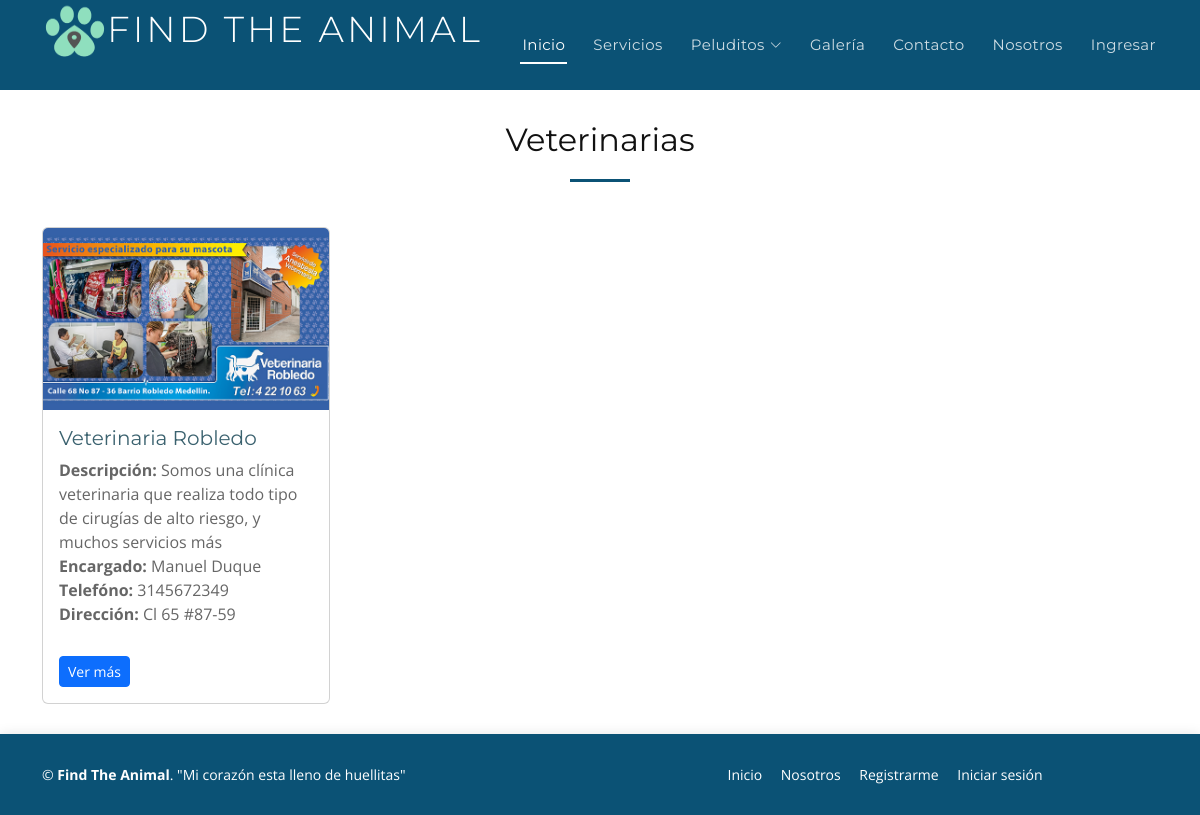
/Vista/veterinarias.php, run on the app's committed database.
### tables this page shows
CREATE TABLE `empresa` (
  `Idempresa` bigint(14) NOT NULL,
  `Descriempresa` varchar(300) NOT NULL,
  `Direcempre` varchar(50) NOT NULL,
  `Fotoempre` varchar(50) NOT NULL,
  `Encargadoempre` varchar(50) NOT NULL,
  `Telefonoempre` varchar(13) NOT NULL,
  `Correoempre` varchar(50) NOT NULL,
  `Contraseñaempre` varchar(50) NOT NULL,
  `IdTiempre` int(11) NOT NULL,
  `Nombrempre` varchar(50) NOT NULL
);

### Vista/veterinarias.php (the view)
<?php
include('Menu.php');
?>
  <section class="container mt-5">
  <div class="row mt-5">
  <div class="section-header" style="margin-top: 25px">
          <h3 class="section-title">Veterinarias</h3>
          <span class="section-divider"></span>
        </div>
      <?php
                    include( '../Controlador/conex.php');
                    $Consulta="SELECT Idempresa, Nombrempre, Descriempresa, Direcempre, Fotoempre, Encargadoempre, Telefonoempre, Correoempre, Contraseñaempre, tipoempresa.DescriTiempre FROM empresa
                    INNER JOIN tipoempresa ON empresa.IdTiempre = tipoempresa.IdTiempre WHERE empresa.Idtiempre = 2; ";
                    $Tour=$conexion->query($Consulta);
                    while ($row=$Tour->fetch_row()){
                   ?>
           <div class="col-md-4 col-sm-12">
            <div class="card" style="width: 18rem; margin-top: 25px">
            <img src="App/Admon/img/<?php echo ''.$row[4].''; ?>" class="card-img-top" alt="...">
            <div class="card-body">
                <h5 class="card-title" style="color: #3b626f;"><?php echo ''.$row[1].''; ?></h5>
                <p class="card-text card-text1">
                <b>Descripción: </b><?php echo ''.$row[2].''; ?><br>
                <b>Encargado: </b><?php echo ''.$row[5].''; ?><br>
                <b>Telefóno: </b><?php echo ''.$row[6].''; ?><br>
                <b>Dirección: </b><?php echo ''.$row[3].''; ?><br>
                </p>
                <a href="#" class="btn btn-primary btn-sm">Ver más</a>
            </div>
            </div>
         </div>
         <?php } ?>
  </div>
</section>
<footer id="footer" style="background-color: #0b5275; margin-top: 30px;">
    <div class="container">
      <div class="row">
        <div class="col-lg-6 text-lg-start text-center">
          <div class="copyright" style="color: white;">
            &copy; <strong>Find The Animal</strong>. "Mi corazón esta lleno de huellitas"
          </div>
        </div>
        <div class="col-lg-6">
          <nav class="footer-links text-lg-right text-center pt-2 pt-lg-0">
            <a href="index.php" class="scrollto" style="color: white;">Inicio</a>
            <a href="index.php#about" class="scrollto" style="color: white;">Nosotros</a>
            <a href="registrate.php" style="color: white;">Registrarme</a>
            <a href="Iniciarsesion.php" style="color: white;">Iniciar sesión</a>
          </nav>
        </div>
      </div>
    </div>
  </footer>
</body>
</html>

### Vista/assets/css/style.css (style rules this page uses)
body { background: #fff; color: #666666; font-family: "Open Sans", sans-serif; overflow-x: hidden; }
a { color: #0b5275; text-decoration: none; transition: 0.5s; }
p { padding: 0; margin: 0 0 30px 0; }
h1, h2, h3, h4, h5, h6 { font-family: "Montserrat", sans-serif; font-weight: 400; margin: 0 0 20px 0; padding: 0; }
section { overflow: hidden; }
.section-header .section-title { font-size: 32px; color: #111; text-align: center; font-weight: 400; }
.section-header .section-divider { display: block; width: 60px; height: 3px; background: #0b5275; background: linear-gradient(0deg, #0b5275 0%, #0b5275 100%); margin: 0 auto; margin-bottom: 20px; }
#footer { background: #fff; box-shadow: 0px 0px 12px 0px rgba(0, 0, 0, 0.1); padding: 30px 0; color: #333; font-size: 14px; }
#footer .footer-links a { color: #666; padding-left: 15px; }
#footer .footer-links a:first-child { padding-left: 0; }

### data on the page
empresa: Fotoempre (picture), Nombrempre "Veterinaria Robledo", Descriempresa "Somos una clínica veterinaria que realiza todo tipo de cirugías de alto riesgo, y muchos servicios más", Encargadoempre "Manuel Duque", Telefonoempre "3145672349", Direcempre "Cl 65 #87-59"
